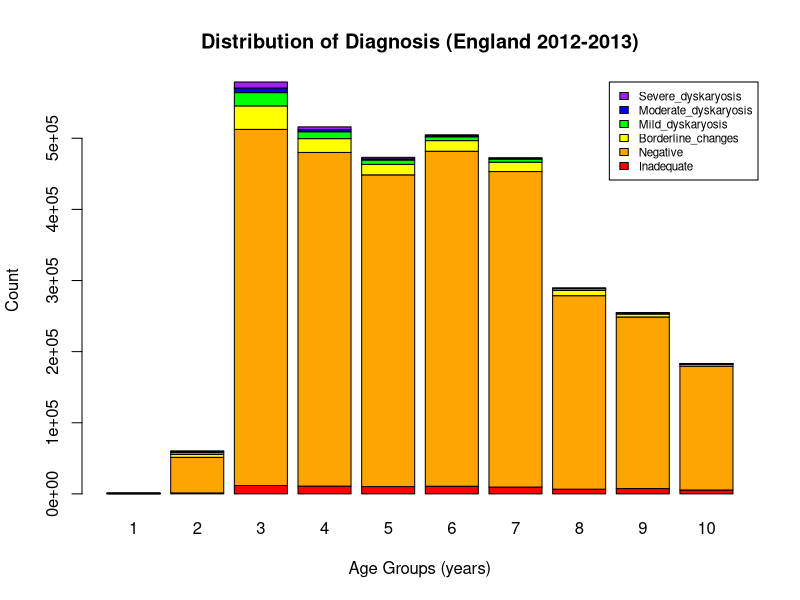
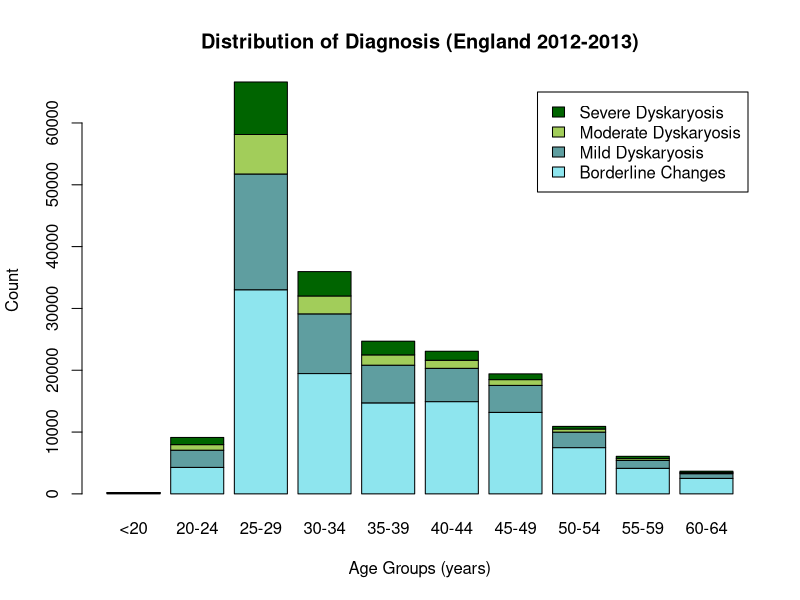

Write the R code that produced these figures, in order.
## ---- chunk 1
knitr::opts_chunk$set(echo = TRUE)
## ---- chunk 2
source <- read.csv("cervical-programme-annual-2022-23-csvs/kc61_sample_result_age_source.csv")

source$Severe_dyskaryosis <- gsub("not included", NA, source$Severe_dyskaryosis)

uniq_ind <- unique(source$Indicator)
for (i in 1:length(uniq_ind)){
  source$Indicator <- gsub(uniq_ind[i], i, source$Indicator)
} 
source$Indicator <- as.numeric(source$Indicator)

for (i in 1:length(uniq_ind)){
  df <- data.frame(source[source$Indicator == i, ])
  df_name <- paste0("df", i)
  assign(df_name, df)
}

severe_NA <- source[is.na(source$Severe_dyskaryosis) == FALSE, ]
severe_NA$Severe_dyskaryosis <- as.numeric(severe_NA$Severe_dyskaryosis)
# all code taken above are taken from initial ProjectCheckIn document
# all code was used for cleaning data

plot <- severe_NA[1:10, 9:14]
plot <- t(plot)
plot <- as.matrix(plot)

barplot(plot,
        col = c("red", "orange", "yellow", "green", "blue", "purple"),
        legend.text = row.names(plot),
        args.legend = list(x = "topright", cex = 0.7),
        main = "Distribution of Diagnosis (England 2012-2013)",
        xlab = "Age Groups (years)",
        ylab = "Count")

# As we can see the data has a lot of data for negative or inadequate data
# However, because of the large numbers of data, the plot is out of proportions
# The negative or inadequate was removed for a more conclusive plot

plot_1213 <- plot[-(1:2), ]
rownames(plot_1213) <- c("Borderline Changes", "Mild Dyskaryosis", 
                                "Moderate Dyskaryosis", "Severe Dyskaryosis")
colnames(plot_1213) <- c("<20", "20-24", "25-29", "30-34", "35-39", "40-44", "45-49", "50-54", "55-59", "60-64")

barplot(plot_1213,
        col = c("cadetblue2", "cadetblue", "darkolivegreen3", "darkgreen"),
        legend.text = row.names(plot_1213),
        main = "Distribution of Diagnosis (England 2012-2013)",
        xlab = "Age Groups (years)",
        ylab = "Count")

